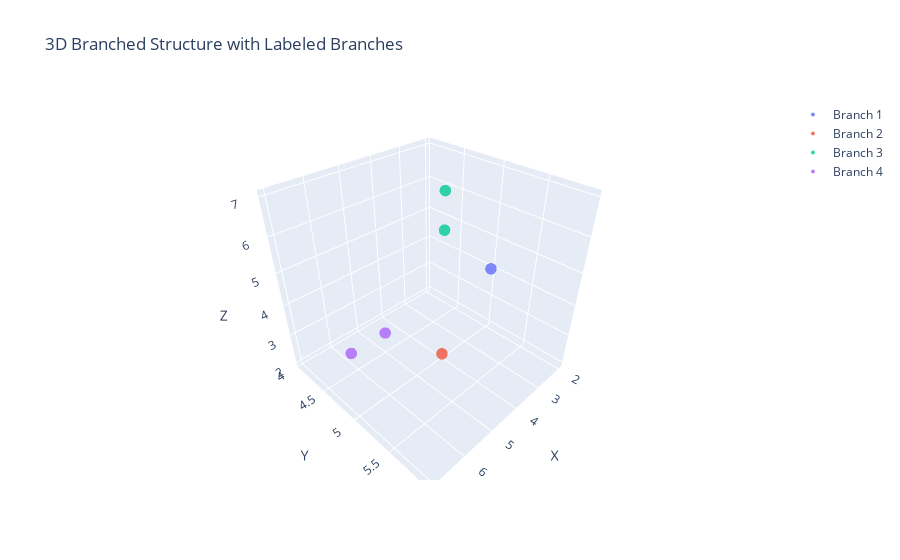

Notebook code for this chart:
### Code cell
import numpy as np
from skimage import morphology
from skimage.measure import label
import plotly.graph_objects as go

# Step 1: Create a sample 3D branched structure
def create_sample_structure():
    structure = np.zeros((10, 10, 10), dtype=int)
    # Create a branched structure manually
    structure[2:8, 4, 4] = 1  # Main branch
    structure[2:5, 4, 5] = 1  # Branch 1
    structure[5:8, 4, 5] = 1  # Branch 2
    structure[2:5, 5, 4] = 1  # Branch 3
    structure[5:8, 5, 4] = 1  # Branch 4
    structure[4, 4, 2:5] = 1  # Branch 5
    structure[4, 5, 2:5] = 1  # Branch 6
    structure[4, 4, 5:8] = 1  # Branch 7
    structure[4, 5, 5:8] = 1  # Branch 8
    return structure

structure = create_sample_structure()

# Step 2: Skeletonize the structure
skeleton = morphology.skeletonize_3d(structure)

# Step 3: Identify junctions and endpoints
def get_junctions_and_endpoints(skeleton):
    neighbors_count = np.zeros_like(skeleton)
    for offset in [(-1, 0, 0), (1, 0, 0), (0, -1, 0), (0, 1, 0), (0, 0, -1), (0, 0, 1),
                   (-1, -1, 0), (-1, 1, 0), (1, -1, 0), (1, 1, 0),
                   (0, -1, -1), (0, 1, -1), (0, -1, 1), (0, 1, 1),
                   (-1, 0, -1), (-1, 0, 1), (1, 0, -1), (1, 0, 1),
                   (-1, -1, -1), (-1, -1, 1), (-1, 1, -1), (-1, 1, 1),
                   (1, -1, -1), (1, -1, 1), (1, 1, -1), (1, 1, 1)]:
        neighbors_count += np.roll(np.roll(np.roll(skeleton, offset[0], axis=0), offset[1], axis=1), offset[2], axis=2)
    
    endpoints = (skeleton & (neighbors_count == 1)).astype(np.uint8)
    junctions = (skeleton & (neighbors_count > 2)).astype(np.uint8)
    return junctions, endpoints

junctions, endpoints = get_junctions_and_endpoints(skeleton)

# Step 4: Segment the skeleton into branches
def segment_skeleton(skeleton, junctions):
    labeled_skeleton, num_features = label(skeleton - junctions, return_num=True)
    return labeled_skeleton, num_features

labeled_skeleton, num_features = segment_skeleton(skeleton, junctions)

# Print the number of features
print(f'Number of features: {num_features}')

# Step 5: Plot the result using Plotly
def plot_3d_structure(labeled_skeleton):
    x, y, z = np.where(labeled_skeleton > 0)
    labels = labeled_skeleton[x, y, z]

    fig = go.Figure()

    for label in np.unique(labels):
        mask = (labels == label)
        fig.add_trace(go.Scatter3d(
            x=x[mask],
            y=y[mask],
            z=z[mask],
            mode='markers',
            marker=dict(
                size=4,
                color=label,  # Color by label
                colorscale='Viridis',  # Use a colorscale to distinguish branches
                opacity=0.8
            ),
            name=f'Branch {label}'
        ))

    fig.update_layout(
        scene=dict(
            xaxis_title='X',
            yaxis_title='Y',
            zaxis_title='Z'
        ),
        title='3D Branched Structure with Labeled Branches'
    )

    fig.show()

plot_3d_structure(labeled_skeleton)

### Figure 1 — Plotly figure (JSON) as saved in the notebook; plotly's stock layout.template omitted (floating-point values rounded to 4 significant figures)
{"data": [{"marker": {"color": 1, "colorscale": [[0, "#440154"], [0.1111, "#482878"], [0.2222, "#3e4989"], [0.3333, "#31688e"], [0.4444, "#26828e"], [0.5556, "#1f9e89"], [0.6667, "#35b779"], [0.7778, "#6ece58"], [0.8889, "#b5de2b"], [1, "#fde725"]], "opacity": 0.8, "size": 4}, "mode": "markers", "name": "Branch 1", "type": "scatter3d", "x": [2], "y": [5], "z": [4]}, {"marker": {"color": 2, "colorscale": [[0, "#440154"], [0.1111, "#482878"], [0.2222, "#3e4989"], [0.3333, "#31688e"], [0.4444, "#26828e"], [0.5556, "#1f9e89"], [0.6667, "#35b779"], [0.7778, "#6ece58"], [0.8889, "#b5de2b"], [1, "#fde725"]], "opacity": 0.8, "size": 4}, "mode": "markers", "name": "Branch 2", "type": "scatter3d", "x": [4], "y": [5], "z": [2]}, {"marker": {"color": 3, "colorscale": [[0, "#440154"], [0.1111, "#482878"], [0.2222, "#3e4989"], [0.3333, "#31688e"], [0.4444, "#26828e"], [0.5556, "#1f9e89"], [0.6667, "#35b779"], [0.7778, "#6ece58"], [0.8889, "#b5de2b"], [1, "#fde725"]], "opacity": 0.8, "size": 4}, "mode": "markers", "name": "Branch 3", "type": "scatter3d", "x": [4, 4], "y": [5, 5], "z": [6, 7]}, {"marker": {"color": 4, "colorscale": [[0, "#440154"], [0.1111, "#482878"], [0.2222, "#3e4989"], [0.3333, "#31688e"], [0.4444, "#26828e"], [0.5556, "#1f9e89"], [0.6667, "#35b779"], [0.7778, "#6ece58"], [0.8889, "#b5de2b"], [1, "#fde725"]], "opacity": 0.8, "size": 4}, "mode": "markers", "name": "Branch 4", "type": "scatter3d", "x": [6, 7], "y": [5, 5], "z": [4, 4]}], "layout": {"scene": {"xaxis": {"title": {"text": "X"}}, "yaxis": {"title": {"text": "Y"}}, "zaxis": {"title": {"text": "Z"}}}, "title": {"text": "3D Branched Structure with Labeled Branches"}}}
